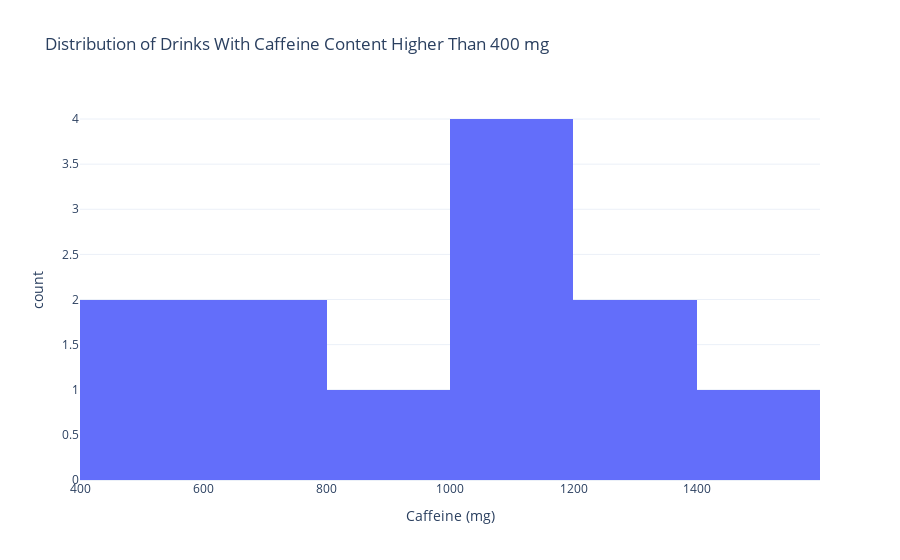

Notebook cell for this chart:
### Markdown cell above
Again we have a long, right-sided tail. This time for Caffeine. Let's zoom in on the tail by looking at any drink with > 400 mg of caffeine.

### Code cell
high_caffeine = caffeine[(caffeine['Caffeine (mg)'] > 400)]

fig = px.histogram(high_caffeine, 
             x = 'Caffeine (mg)', 
             nbins=10, 
             title='Distribution of Drinks With Caffeine Content Higher Than 400 mg', 
             template='plotly_white')

fig.show()

### Figure 1 — Plotly figure (JSON) as saved in the notebook; plotly's stock layout.template omitted (floating-point values rounded to 4 significant figures)
{"data": [{"alignmentgroup": "True", "bingroup": "x", "hovertemplate": "Caffeine (mg)=%{x}<br>count=%{y}<extra></extra>", "legendgroup": "", "marker": {"color": "#636efa", "pattern": {"shape": ""}}, "name": "", "nbinsx": 10, "offsetgroup": "", "orientation": "v", "showlegend": false, "type": "histogram", "x": [430, 640, 928, 1105, 1555, 1101, 728, 1325, 1150, 500, 1182, 1350], "xaxis": "x", "yaxis": "y"}], "layout": {"barmode": "relative", "legend": {"tracegroupgap": 0}, "title": {"text": "Distribution of Drinks With Caffeine Content Higher Than 400 mg"}, "xaxis": {"anchor": "y", "domain": [0, 1], "title": {"text": "Caffeine (mg)"}}, "yaxis": {"anchor": "x", "domain": [0, 1], "title": {"text": "count"}}}}
